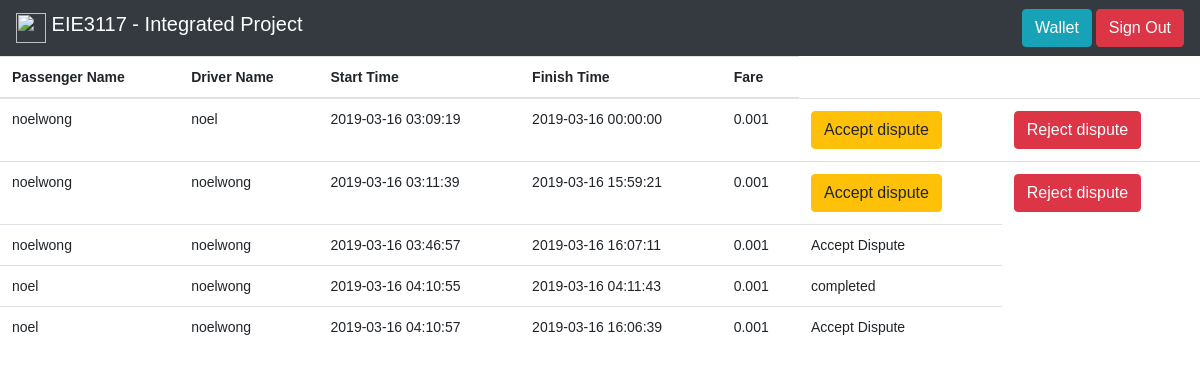
The app's page /driver/driver_history.php (signed in) with its own data.
### tables this page shows
CREATE TABLE `history` (
  `requestNo` int(11) NOT NULL,
  `passengerName` varchar(20) NOT NULL,
  `driverName` varchar(20) NOT NULL,
  `startTime` datetime NOT NULL,
  `finishTime` datetime NOT NULL,
  `fare` double NOT NULL,
  `status` int(11) NOT NULL COMMENT 'Request = 0, Confirmed = 1, Cancelled = 2, Finished = 3, Dispute = 4, Accept_dispute = 5, Reject_dispute = 6',
  `reason` varchar(200) NOT NULL
);

### driver/driver_history.php (the view, shortened to what this page needs)
<?php
require_once "../config.php";
?>
<!DOCTYPE html>
<html>
<head>
  <link rel="stylesheet" href="https://stackpath.bootstrapcdn.com/bootstrap/4.1.1/css/bootstrap.min.css">
</head>
<body>
  <nav class="navbar navbar-dark bg-dark sticky-top" >
      <div class="navbar-brand" >
        <a href="../home.php" class="btn_home">
          <img src="photo/polyu.png" width="30" height="30" class="d-inline-block align-top" alt="">
          EIE3117 - Integrated Project
        </a>
      </div>
      <ul class="nav justify-content-end">
        <li class="nav-item">
          <button onclick="window.location.href='.././wallet/save-wallet.php'" type="button" class="btn btn-info">Wallet</button>
         <a href="logout.php" class="btn btn-danger">Sign Out</a>
        </li>
      </ul>
  </nav>
 <table class="table table-striped table-hover">
        <thead>
            <tr>
                <th>Passenger Name</th>
                <th>Driver Name</th>
                <th>Start Time</th>
                <th>Finish Time</th>
                <th>Fare</th>
            </tr>
<?php
$sql = "SELECT * FROM history WHERE status = 4";
    if($stmt = $pdo->prepare($sql)){
  $stmt->bindParam(":username", $param_username, PDO::PARAM_STR);
    $param_username = $_SESSION["username"];
    if($stmt->execute())
    {
        if($stmt->rowCount() >= 1)
        {
            $records = $stmt->fetchAll();
            foreach ($records as $record) {
                echo "<tr>";
                echo "<td>";
                echo $record['passengerName'];
                echo "</td>";
                  echo "<td>";
                echo $record['driverName'];
                echo "</td>";
                echo "<td>";
                echo $record['startTime'];
                echo "</td>";
                echo "<td>";
                echo $record['finishTime'];
                echo "</td>";
                echo "<td>";
                echo $record['fare'];
                echo "</td>";
               echo "<td>";
                echo "<form action='driver_accept_dispute.php' method='post'>";
                echo "<button type='submit' onclick='window.location.href='./driver_confirmed.php'' class='btn  btn-warning'>Accept dispute</button>";
                echo "</form>";
                echo "</td>";
                echo "<td>";
                echo "<form action='driver_reject_dispute.php' method='post'>";
                echo "<button type='submit_reject' onclick='window.location.href='./driver_confirmed.php'' class='btn btn-danger'>Reject dispute</button>";
                echo "</form>";
                echo "</td>";
                echo "</tr>";
            }
        }
    }
}
?>
<?php
$sql = "SELECT * FROM history WHERE status = '3' OR  status = '5' OR status = '6'";
    if($stmt = $pdo->prepare($sql)){
  $stmt->bindParam(":username", $param_username, PDO::PARAM_STR);
    if($stmt->execute())
    {
        if($stmt->rowCount() >= 1)
        {
            $records = $stmt->fetchAll();
            foreach ($records as $record) {
                echo "<tr>";
                echo "<td>";
                echo $record['passengerName'];
                echo "</td>";
                  echo "<td>";
                echo $record['driverName'];
                echo "</td>";
                echo "<td>";
                echo $record['startTime'];
                echo "</td>";
                echo "<td>";
                echo $record['finishTime'];
                echo "</td>";
                echo "<td>";
                echo $record['fare'];
                echo "</td>";
                      if ($record['status'] == '3'){
          $completed = "completed";
           echo "<td>";
            echo $completed;
                echo "</td>";
       }
                   if ($record['status'] == '5'){
          $Accept = "Accept Dispute";
           echo "<td>";
            echo $Accept;
                echo "</td>";
       }
                echo "</tr>";
            }
        }
    }
}
?>
        </thead>
  </table>
</body>
</html>

### driver/driver_history.php (style rules this page uses)
body { font: 14px sans-serif; }
.btn_home:link { color: white; text-decoration: none; font-weight: normal }

### records on screen
history: passengerName "noelwong", driverName "noel", startTime "2019-03-16 03:09:19", finishTime "2019-03-16 00:00:00", fare "0.001"
history: passengerName "noelwong", driverName "noelwong", startTime "2019-03-16 03:11:39", finishTime "2019-03-16 15:59:21", fare "0.001"
history: passengerName "noelwong", driverName "noelwong", startTime "2019-03-16 03:46:57", finishTime "2019-03-16 16:07:11", fare "0.001", status "Accept Dispute"
history: passengerName "noel", driverName "noelwong", startTime "2019-03-16 04:10:55", finishTime "2019-03-16 04:11:43", fare "0.001", status "completed"
history: passengerName "noel", driverName "noelwong", startTime "2019-03-16 04:10:57", finishTime "2019-03-16 16:06:39", fare "0.001", status "Accept Dispute"
